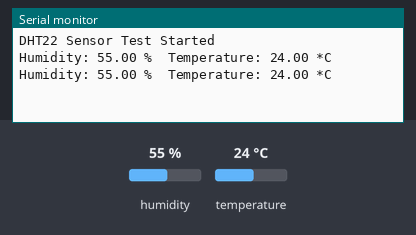
Bench run of a sketch on a simulated Arduino Uno, built with avr-gcc and run on an emulated ATmega328P. Parts: the last lines printed to the serial monitor. Inputs (shaded band) come from the test bench; at power-on: humidity 55 %, temperature 24 °C.

Above: at 2.8 s.
2.9 s: humidity set to 22 %
At 5.2 s:
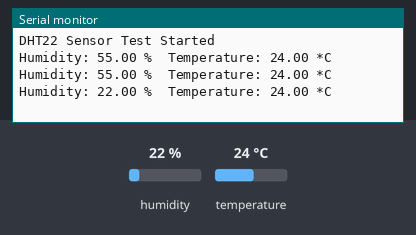
5.6 s: temperature set to 12 °C
At 7.2 s:
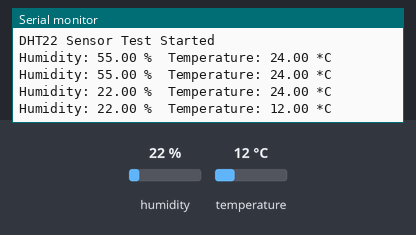
8.3 s: humidity set to 40 %
At 10.7 s:
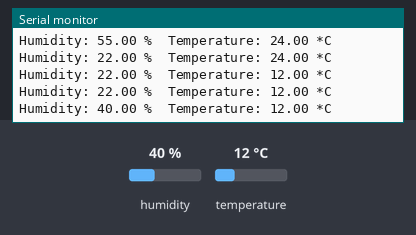
Timing chart, 0 to 12.2 s (numbered marks = the images above; inputs shaded):
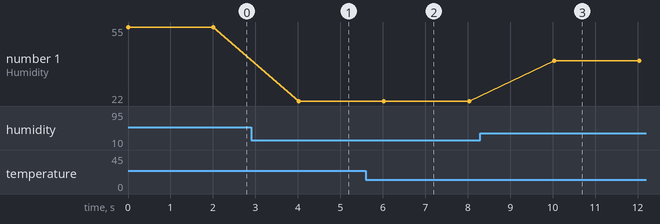

The sketch:

Test_DHT.ino
```cpp
#include <DHT.h>

#define DHT_PIN 4
#define DHTTYPE DHT22

DHT dht(DHT_PIN, DHTTYPE);

void setup() {
  Serial.begin(115200);
  dht.begin();
  Serial.println("DHT22 Sensor Test Started");
}

void loop() {
  float h = dht.readHumidity();
  float t = dht.readTemperature();

  if (isnan(h) || isnan(t)) {
    Serial.println("Failed to read from DHT sensor!");
  } else {
    Serial.print("Humidity: ");
    Serial.print(h);
    Serial.print(" %\t");
    Serial.print("Temperature: ");
    Serial.print(t);
    Serial.println(" *C");
  }
  delay(2000); // DHT requires 2 seconds between readings
}
```

Measured:
- after the input at 2.9 s, the serial monitor: prints a new line after 1.1 s (image 1)
- after the input at 5.6 s, the serial monitor: prints a new line after 0.43 s (image 2)
- after the input at 8.3 s, the serial monitor: prints a new line after 1.7 s (image 3)
- plotted number 1: 22 → 40 after the input at 8.3 s
